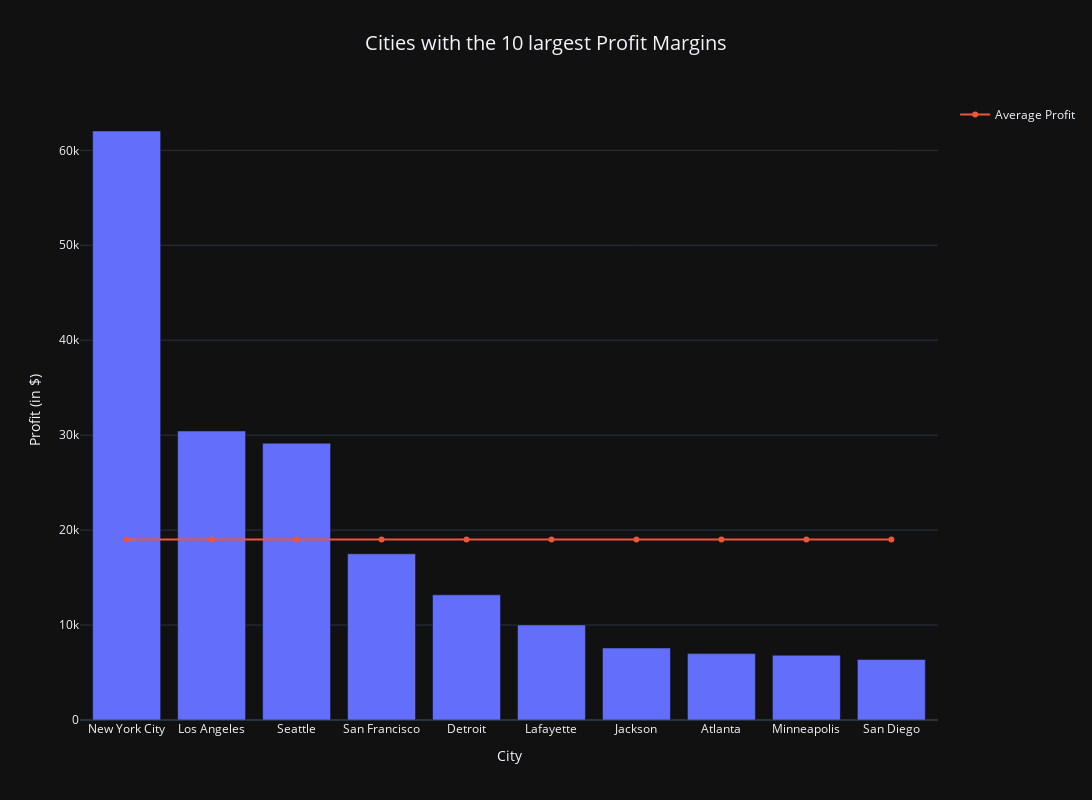

Source (notebook cell):
### Code cell
fig = px.bar(data_frame=large_profits,y='Profit',labels='Profit',title = 'Cities with the 10 largest Profit Margins',width=1200,height = 800)
fig.update_layout(title_x = 0.5,title_font_size = 20,yaxis_title = 'Profit (in $)')
fig.add_trace(go.Scatter(x=list(large_profits.index),y=len(list(large_profits.index))*[avg_profits.Profit],name = 'Average Profit',hoverinfo='skip'))

### Figure 1 — Plotly figure (JSON) as saved in the notebook; plotly's stock layout.template omitted (floating-point values rounded to 4 significant figures)
{"data": [{"alignmentgroup": "True", "hovertemplate": "City=%{x}<br>Profit=%{y}<extra></extra>", "legendgroup": "", "marker": {"color": "#636efa", "pattern": {"shape": ""}}, "name": "", "offsetgroup": "", "orientation": "v", "showlegend": false, "textposition": "auto", "x": ["New York City", "Los Angeles", "Seattle", "San Francisco", "Detroit", "Lafayette", "Jackson", "Atlanta", "Minneapolis", "San Diego"], "xaxis": "x", "y": [62040.0, 30440.0, 29160.0, 17510.0, 13180.0, 10020.0, 7582.0, 6994.0, 6825.0, 6377.0], "yaxis": "y", "type": "bar"}, {"hoverinfo": "skip", "name": "Average Profit", "x": ["New York City", "Los Angeles", "Seattle", "San Francisco", "Detroit", "Lafayette", "Jackson", "Atlanta", "Minneapolis", "San Diego"], "y": [19010.0, 19010.0, 19010.0, 19010.0, 19010.0, 19010.0, 19010.0, 19010.0, 19010.0, 19010.0], "type": "scatter"}], "layout": {"xaxis": {"anchor": "y", "domain": [0.0, 1.0], "title": {"text": "City"}}, "yaxis": {"anchor": "x", "domain": [0.0, 1.0], "title": {"text": "Profit (in $)"}}, "legend": {"tracegroupgap": 0}, "title": {"text": "Cities with the 10 largest Profit Margins", "font": {"size": 20}, "x": 0.5}, "barmode": "relative", "height": 800, "width": 1200}}
